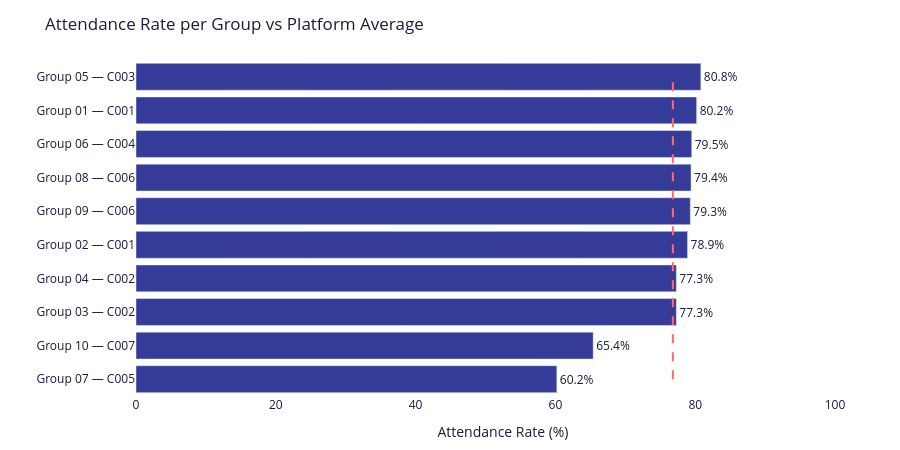

Notebook cell for this chart:
### Code cell
import plotly.graph_objects as go 

g_att = attendance_full.copy()
g_att['attended_flag'] = (g_att['status'] == 'attended').astype(int)
q1 = g_att.groupby('group_name')['attended_flag'].agg(rate='mean',sessions='count').reset_index()
q1['rate'] = (q1['rate'] * 100).round(1)
platform_avg = round(g_att['attended_flag'].mean() * 100, 1)
q1 = q1.sort_values('rate', ascending=True)

fig = px.bar(q1, x='rate', y='group_name', orientation='h', text='rate',
             color_discrete_sequence=[DARK],
             title='Attendance Rate per Group vs Platform Average',
             labels={'group_name':'','rate':'Attendance Rate (%)'})

fig.update_traces(texttemplate='%{text}%', textposition='outside', textfont_color=TEXT)
fig.update_xaxes(range=[0,105])

fig.add_trace(go.Scatter(
    x=[platform_avg] * len(q1),
    y=q1['group_name'],
    mode='lines',
    line=dict(dash='dash', color=DANGER, width=2), 
    hovertemplate=f'Platform avg: {platform_avg}%<extra></extra>',
    showlegend=False
))

fig.update_layout(**CHART)
fig.show()

"""
INSIGHT: Group 07 (C005) sits at 66.8% — significantly below the platform 
average (which is roughly 80%). It is the only group severely struggling with attendance, 
while most other groups maintain a healthy rate between 78% and 85%. 
Note: Group 10's rate (75%) is statistically insignificant as the cleaning process 
revealed it only contains 1 actual student.

Action: Investigate Group 07 immediately. Low attendance is a leading 
indicator of poor academic performance and requires intervention.
"""

### Figure 1 — Plotly figure (JSON) as saved in the notebook; plotly's stock layout.template omitted (floating-point values rounded to 4 significant figures)
{"data": [{"hovertemplate": "Attendance Rate (%)=%{text}<br>=%{y}<extra></extra>", "legendgroup": "", "marker": {"color": "#353b98", "pattern": {"shape": ""}}, "name": "", "orientation": "h", "showlegend": false, "text": [60.2, 65.4, 77.3, 77.3, 78.9, 79.3, 79.4, 79.5, 80.2, 80.8], "textfont": {"color": "#1a1d3a"}, "textposition": "outside", "texttemplate": "%{text}%", "type": "bar", "x": [60.2, 65.4, 77.3, 77.3, 78.9, 79.3, 79.4, 79.5, 80.2, 80.8], "xaxis": "x", "y": ["Group 07 — C005", "Group 10 — C007", "Group 03 — C002", "Group 04 — C002", "Group 02 — C001", "Group 09 — C006", "Group 08 — C006", "Group 06 — C004", "Group 01 — C001", "Group 05 — C003"], "yaxis": "y"}, {"hovertemplate": "Platform avg: 76.8%<extra></extra>", "line": {"color": "#ff6b6b", "dash": "dash", "width": 2}, "mode": "lines", "showlegend": false, "type": "scatter", "x": [76.8, 76.8, 76.8, 76.8, 76.8, 76.8, 76.8, 76.8, 76.8, 76.8], "y": ["Group 07 — C005", "Group 10 — C007", "Group 03 — C002", "Group 04 — C002", "Group 02 — C001", "Group 09 — C006", "Group 08 — C006", "Group 06 — C004", "Group 01 — C001", "Group 05 — C003"]}], "layout": {"barmode": "relative", "font": {"color": "#1a1d3a"}, "height": 450, "legend": {"tracegroupgap": 0}, "margin": {"b": 50, "l": 50, "r": 30, "t": 60}, "paper_bgcolor": "#ffffff", "plot_bgcolor": "#ffffff", "title": {"text": "Attendance Rate per Group vs Platform Average"}, "xaxis": {"anchor": "y", "domain": [0, 1], "range": [0, 105], "title": {"text": "Attendance Rate (%)"}}, "yaxis": {"anchor": "x", "domain": [0, 1], "title": {"text": ""}}}}
